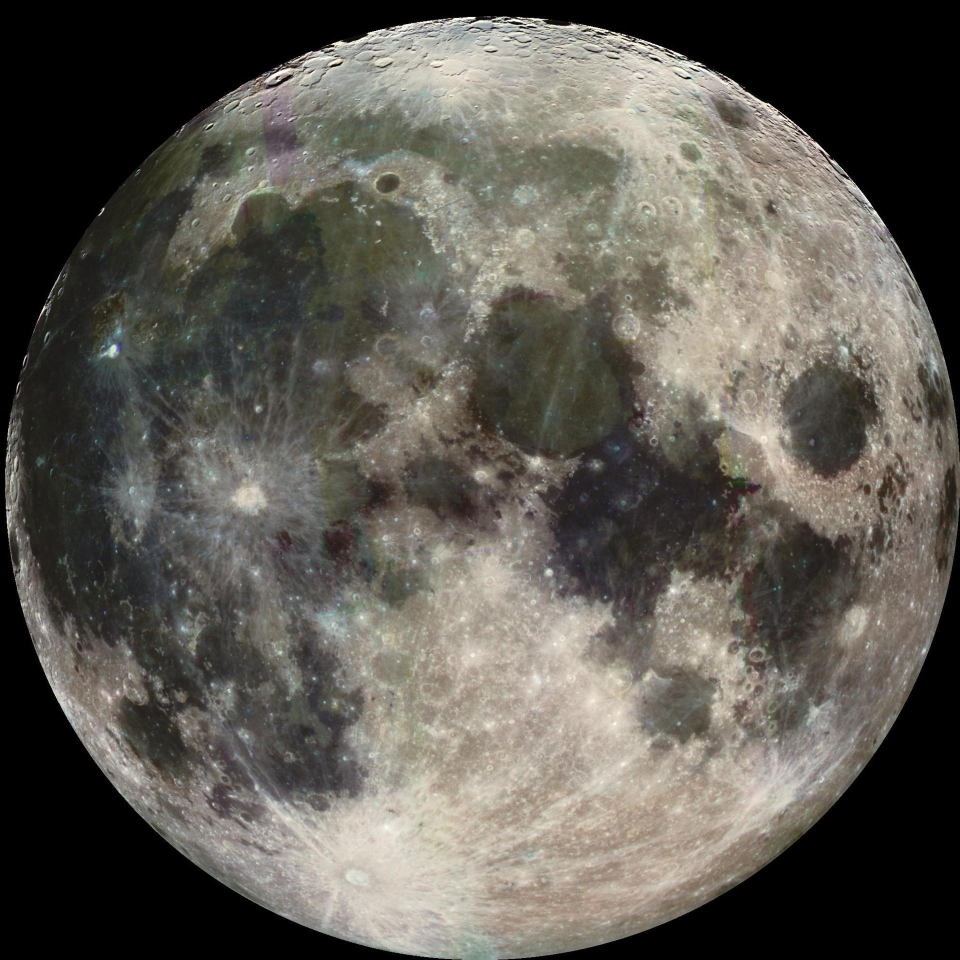
#> input picture images/raw_image.jpg, 1920 x 1920 px, found by its file name (shown at 1/2 size)
$ jupyter execute 231126_silhouette_binary_extraction.ipynb
#> lines starting #> are read from the running program, lines starting #| are printed output that depends on the picture; after the words box and inside, x2 and y2 are one past the last pixel; in counts of white or black regions, pixels touching at a corner belong together
##### Silhouette extraction with binary threshold

[cell 1]
import numpy as np
import pandas as pd
import matplotlib.pyplot as plt
import seaborn as sns
from PIL import Image

[cell 2]
# load image
IMAGE_PATH = '/workspace/home/azuma/Personal_Projects/github/Moon_Pattern_Inference/images/raw_image.jpg'

image = Image.open(IMAGE_PATH).convert("L")
image = image.resize((1024, 1024), Image.LANCZOS) # resize
#> image: PIL image 1024x1024 L
image = np.array(image)
# plot dark scale image
sns.heatmap(image)
plt.show()
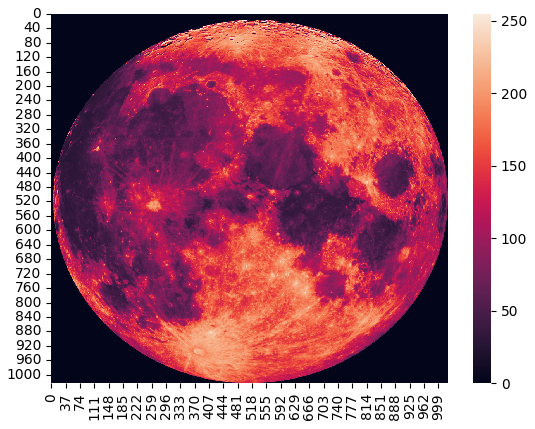
#> figure drawn by matplotlib, 2 panels

***
Silhouette definition
- remove background
- detect maria (black) area

[cell 3]
background_threshold = 5
threshold = 120
image = np.where(image<background_threshold,252,image) # remove background
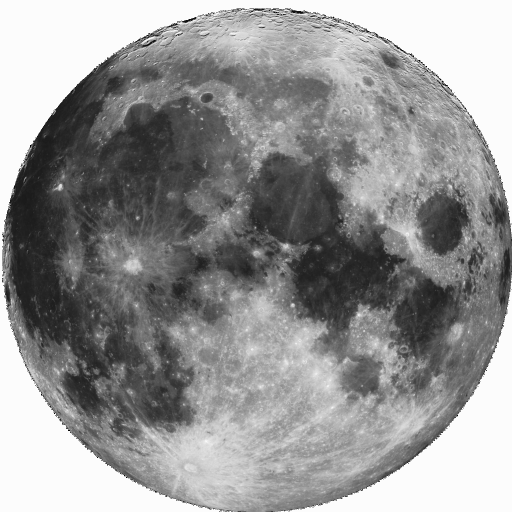
#> image: shape (1024, 1024) (shown at 1/2 size); min 5, max 255, mean 148.4
binary_image = np.where(image<threshold,1,0)
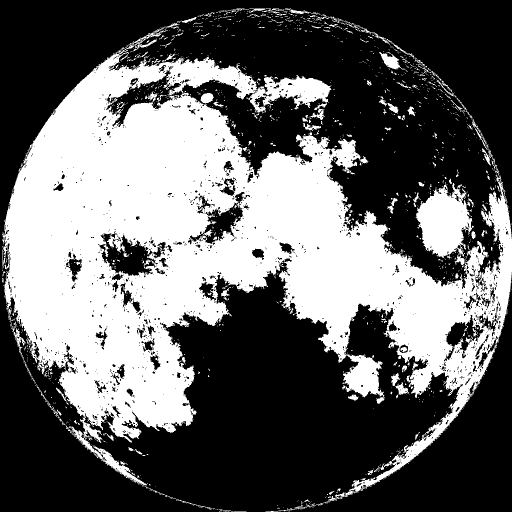
#> binary_image: shape (1024, 1024) int64 (shown at 1/2 size); values 0 (black) and 1 (white), 39.5% white; 1421 white regions (1282 under 20 px), largest, box (x1, y1, x2, y2) and area: (4, 54, 1024, 1024) 388889, (831, 365, 948, 535) 10885, (758, 104, 816, 143) 749

# plot binary image
sns.heatmap(binary_image)
plt.show()
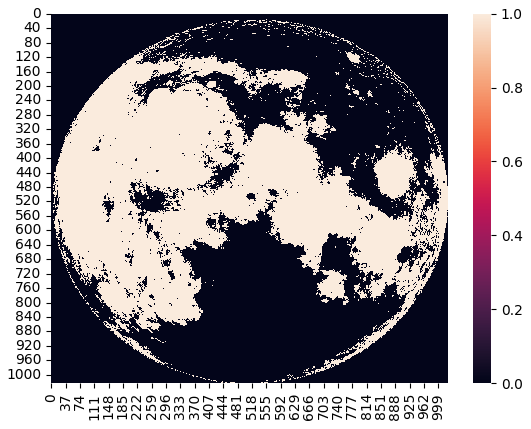
#> figure drawn by matplotlib, 2 panels

***
Eliminate the contour of the moon.

[cell 4]
r = 480
i0, j0 = 512, 512

ii, jj = np.meshgrid(np.arange(1024), np.arange(1024), indexing='ij')
d = np.square(ii - i0) + np.square(jj - j0)
silhouette = np.where(d < r*r, binary_image, 0)
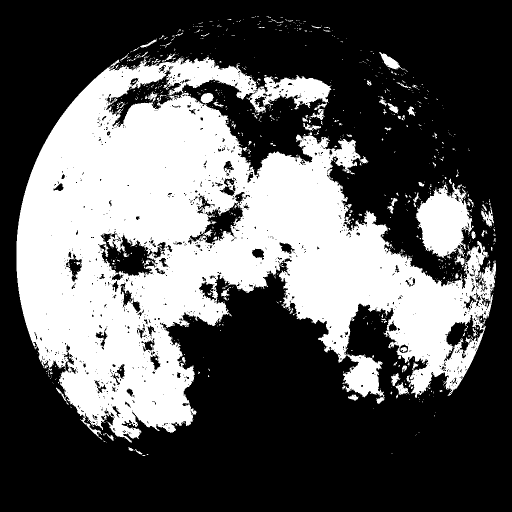
#> silhouette: shape (1024, 1024) int64 (shown at 1/2 size); values 0 (black) and 1 (white), 35.8% white; 962 white regions (877 under 20 px), largest, box (x1, y1, x2, y2) and area: (33, 114, 992, 885) 354683, (831, 365, 948, 535) 10885, (758, 104, 816, 143) 644

sns.heatmap(silhouette)
plt.show()
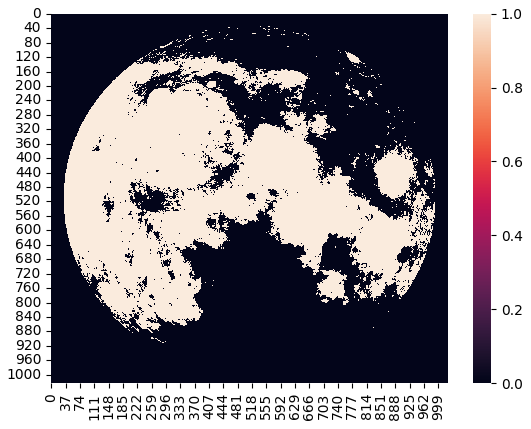
#> figure drawn by matplotlib, 2 panels

$ run again, with images/PIA15515_surface_trimmed.jpg copied over images/raw_image.jpg
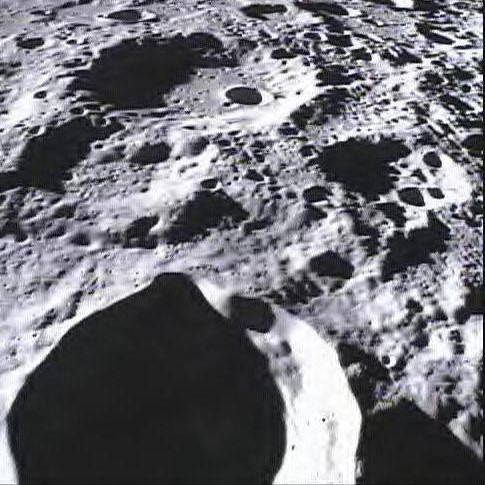
#> input picture images/PIA15515_surface_trimmed.jpg, 485 x 485 px, found by its file name
#> `binary_image = np.where(image<threshold,1,0)`:
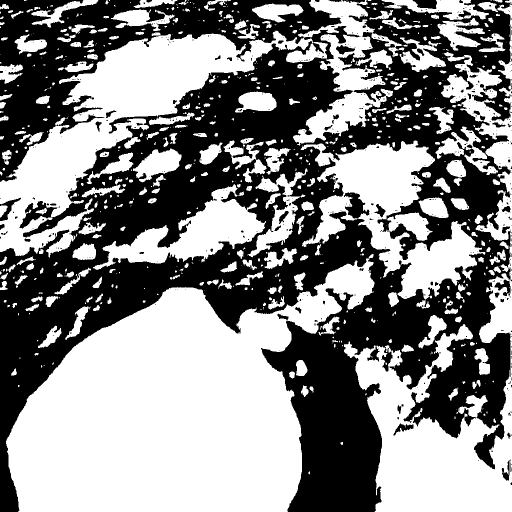
#> binary_image: shape (1024, 1024) int64 (shown at 1/2 size); values 0 (black) and 1 (white), 53.2% white; 583 black regions (521 under 20 px), largest, box (x1, y1, x2, y2) and area: (0, 0, 1020, 1024) 481354, (688, 385, 739, 437) 1376, (825, 0, 874, 18) 668
#> silhouette: shape (1024, 1024) int64; values 0 (black) and 1 (white), 36.5% white; 450 white regions (208 under 20 px), largest, box (x1, y1, x2, y2) and area: (98, 508, 749, 992) 156030, (33, 53, 678, 515) 67521, (601, 281, 971, 617) 46022
#> `plt.show()`:
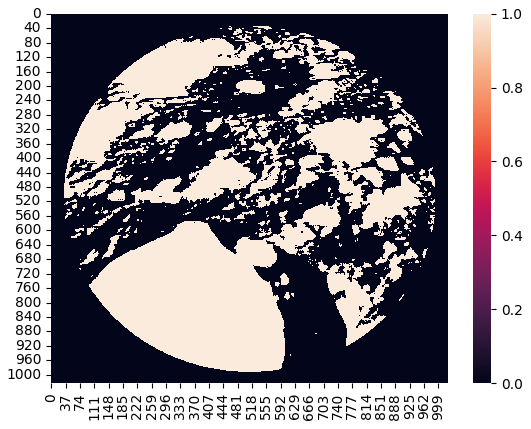
#> figure drawn by matplotlib, 2 panels
